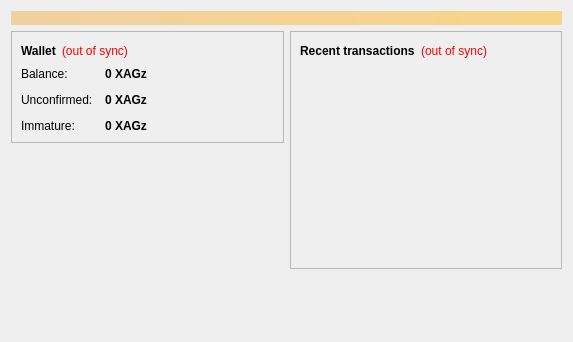
<?xml version="1.0" encoding="UTF-8"?>
<ui version="4.0">
 <class>OverviewPage</class>
 <widget class="QWidget" name="OverviewPage">
  <property name="geometry">
   <rect>
    <x>0</x>
    <y>0</y>
    <width>573</width>
    <height>342</height>
   </rect>
  </property>
  <property name="windowTitle">
   <string>Form</string>
  </property>
  <layout class="QVBoxLayout" name="topLayout">
   <item>
    <widget class="QLabel" name="labelAlerts">
     <property name="visible">
      <bool>false</bool>
     </property>
     <property name="styleSheet">
      <string notr="true">background-color: qlineargradient(x1: 0, y1: 0, x2: 1, y2: 0, stop:0 #F0D0A0, stop:1 #F8D488); color:#000000;</string>
     </property>
     <property name="wordWrap">
      <bool>true</bool>
     </property>
     <property name="margin">
      <number>3</number>
     </property>
    </widget>
   </item>
   <item>
    <layout class="QHBoxLayout" name="horizontalLayout" stretch="1,1">
     <item>
      <layout class="QVBoxLayout" name="verticalLayout_2">
       <item>
        <widget class="QFrame" name="frame">
         <property name="frameShape">
          <enum>QFrame::StyledPanel</enum>
         </property>
         <property name="frameShadow">
          <enum>QFrame::Raised</enum>
         </property>
         <layout class="QVBoxLayout" name="verticalLayout_4">
          <item>
           <layout class="QHBoxLayout" name="horizontalLayout_4">
            <item>
             <widget class="QLabel" name="label_5">
              <property name="font">
               <font>
                <weight>75</weight>
                <bold>true</bold>
               </font>
              </property>
              <property name="text">
               <string>Wallet</string>
              </property>
             </widget>
            </item>
            <item>
             <widget class="QLabel" name="labelWalletStatus">
              <property name="toolTip">
               <string>The displayed information may be out of date. Your wallet automatically synchronizes with the XAGz network after a connection is established, but this process has not completed yet.</string>
              </property>
              <property name="styleSheet">
               <string notr="true">QLabel { color: red; }</string>
              </property>
              <property name="text">
               <string notr="true">(out of sync)</string>
              </property>
              <property name="alignment">
               <set>Qt::AlignLeading|Qt::AlignLeft|Qt::AlignVCenter</set>
              </property>
             </widget>
            </item>
            <item>
             <spacer name="horizontalSpacer_2">
              <property name="orientation">
               <enum>Qt::Horizontal</enum>
              </property>
              <property name="sizeHint" stdset="0">
               <size>
                <width>40</width>
                <height>20</height>
               </size>
              </property>
             </spacer>
            </item>
           </layout>
          </item>
          <item>
           <layout class="QFormLayout" name="formLayout_2">
            <property name="fieldGrowthPolicy">
             <enum>QFormLayout::AllNonFixedFieldsGrow</enum>
            </property>
            <property name="horizontalSpacing">
             <number>12</number>
            </property>
            <property name="verticalSpacing">
             <number>12</number>
            </property>
            <item row="0" column="0">
             <widget class="QLabel" name="label">
              <property name="text">
               <string>Balance:</string>
              </property>
             </widget>
            </item>
            <item row="0" column="1">
             <widget class="QLabel" name="labelBalance">
              <property name="font">
               <font>
                <weight>75</weight>
                <bold>true</bold>
               </font>
              </property>
              <property name="cursor">
               <cursorShape>IBeamCursor</cursorShape>
              </property>
              <property name="toolTip">
               <string>Your current balance</string>
              </property>
              <property name="text">
               <string notr="true">0 XAGz</string>
              </property>
              <property name="textInteractionFlags">
               <set>Qt::LinksAccessibleByMouse|Qt::TextSelectableByKeyboard|Qt::TextSelectableByMouse</set>
              </property>
             </widget>
            </item>
            <item row="1" column="0">
             <widget class="QLabel" name="label_3">
              <property name="text">
               <string>Unconfirmed:</string>
              </property>
             </widget>
            </item>
            <item row="1" column="1">
             <widget class="QLabel" name="labelUnconfirmed">
              <property name="font">
               <font>
                <weight>75</weight>
                <bold>true</bold>
               </font>
              </property>
              <property name="cursor">
               <cursorShape>IBeamCursor</cursorShape>
              </property>
              <property name="toolTip">
               <string>Total of transactions that have yet to be confirmed, and do not yet count toward the current balance</string>
              </property>
              <property name="text">
               <string notr="true">0 XAGz</string>
              </property>
              <property name="textInteractionFlags">
               <set>Qt::LinksAccessibleByMouse|Qt::TextSelectableByKeyboard|Qt::TextSelectableByMouse</set>
              </property>
             </widget>
            </item>
            <item row="2" column="0">
             <widget class="QLabel" name="labelImmatureText">
              <property name="text">
               <string>Immature:</string>
              </property>
             </widget>
            </item>
            <item row="2" column="1">
             <widget class="QLabel" name="labelImmature">
              <property name="font">
               <font>
                <weight>75</weight>
                <bold>true</bold>
               </font>
              </property>
              <property name="toolTip">
               <string>Mined balance that has not yet matured</string>
              </property>
              <property name="text">
               <string notr="true">0 XAGz</string>
              </property>
              <property name="textInteractionFlags">
               <set>Qt::LinksAccessibleByMouse|Qt::TextSelectableByKeyboard|Qt::TextSelectableByMouse</set>
              </property>
             </widget>
            </item>
           </layout>
          </item>
         </layout>
        </widget>
       </item>
       <item>
        <spacer name="verticalSpacer">
         <property name="orientation">
          <enum>Qt::Vertical</enum>
         </property>
         <property name="sizeHint" stdset="0">
          <size>
           <width>20</width>
           <height>40</height>
          </size>
         </property>
        </spacer>
       </item>
      </layout>
     </item>
     <item>
      <layout class="QVBoxLayout" name="verticalLayout_3">
       <item>
        <widget class="QFrame" name="frame_2">
         <property name="frameShape">
          <enum>QFrame::StyledPanel</enum>
         </property>
         <property name="frameShadow">
          <enum>QFrame::Raised</enum>
         </property>
         <layout class="QVBoxLayout" name="verticalLayout">
          <item>
           <layout class="QHBoxLayout" name="horizontalLayout_2">
            <item>
             <widget class="QLabel" name="label_4">
              <property name="text">
               <string>&lt;b&gt;Recent transactions&lt;/b&gt;</string>
              </property>
             </widget>
            </item>
            <item>
             <widget class="QLabel" name="labelTransactionsStatus">
              <property name="toolTip">
               <string>The displayed information may be out of date. Your wallet automatically synchronizes with the XAGz network after a connection is established, but this process has not completed yet.</string>
              </property>
              <property name="styleSheet">
               <string notr="true">QLabel { color: red; }</string>
              </property>
              <property name="text">
               <string notr="true">(out of sync)</string>
              </property>
              <property name="alignment">
               <set>Qt::AlignRight|Qt::AlignTrailing|Qt::AlignVCenter</set>
              </property>
             </widget>
            </item>
            <item>
             <spacer name="horizontalSpacer">
              <property name="orientation">
               <enum>Qt::Horizontal</enum>
              </property>
              <property name="sizeHint" stdset="0">
               <size>
                <width>40</width>
                <height>20</height>
               </size>
              </property>
             </spacer>
            </item>
           </layout>
          </item>
          <item>
           <widget class="QListView" name="listTransactions">
            <property name="styleSheet">
             <string notr="true">QListView { background: transparent; }</string>
            </property>
            <property name="frameShape">
             <enum>QFrame::NoFrame</enum>
            </property>
            <property name="verticalScrollBarPolicy">
             <enum>Qt::ScrollBarAlwaysOff</enum>
            </property>
            <property name="horizontalScrollBarPolicy">
             <enum>Qt::ScrollBarAlwaysOff</enum>
            </property>
            <property name="selectionMode">
             <enum>QAbstractItemView::NoSelection</enum>
            </property>
           </widget>
          </item>
         </layout>
        </widget>
       </item>
       <item>
        <spacer name="verticalSpacer_2">
         <property name="orientation">
          <enum>Qt::Vertical</enum>
         </property>
         <property name="sizeHint" stdset="0">
          <size>
           <width>20</width>
           <height>40</height>
          </size>
         </property>
        </spacer>
       </item>
      </layout>
     </item>
    </layout>
   </item>
  </layout>
 </widget>
 <resources/>
 <connections/>
</ui>
